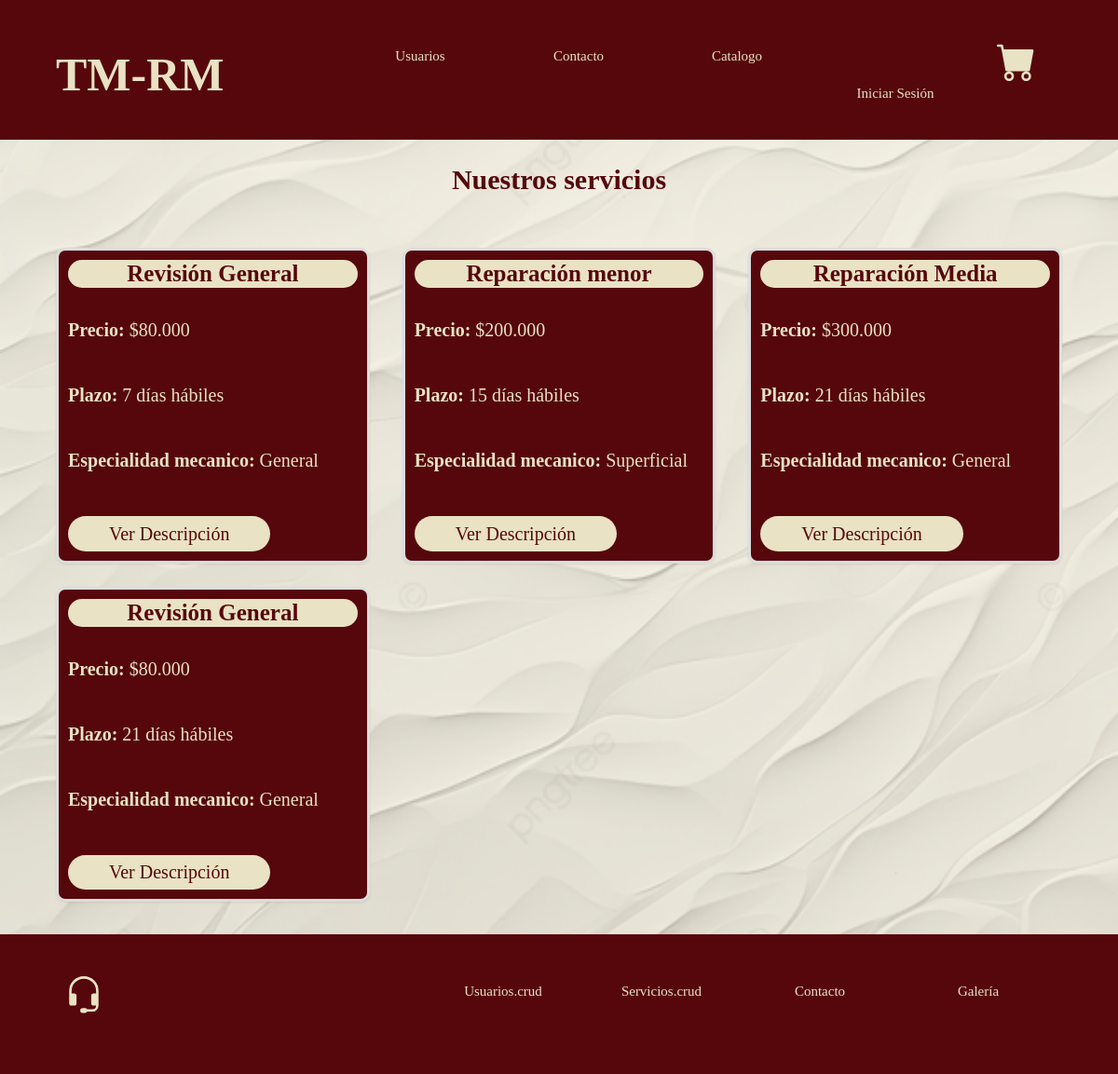
/catalogo, run on the app's committed database.
### taller1/models.py (models this page shows, shortened)
class Servicio(models.Model):
    id_servicio =  models.CharField(primary_key=True, max_length=10)
    nombre_serv =  models.CharField(max_length=20)
    precio = models.CharField(max_length=11)
    plazo_entrega = models.CharField(max_length=20)
    descripcion_servicio = models.CharField(max_length=500)
    especialidad_me = models.CharField(max_length=100, blank=True, null=True)

### taller1/views.py (the view)
# urls.py: path('catalogo', views.servicios, name='catalogo'),  # Aquí mapea la URL /catalogo a la función servicios
def servicios(request):
    servicios = Servicio.objects.all()
    context = {"servicios": servicios}
    return render(request, 'taller1/catalogo.html', context)

### taller1/templates/taller1/catalogo.html (shortened to what this page needs)
{% extends 'taller1/base.html' %}
{% load static %}
{% block content %}
<div>
    <h1 class="subtitulo centrar-texto no-margin">Nuestros servicios</h1>
</div>
<div class="container">
    <div class="row">
        {% for x in servicios %}
        <div class="col-md-4 texto_catalogo">
            <div class="mb-4 shadow-sm p-3 card texto_catalogo">
                <h5 class="text-center titulo_servicio">{{ x.nombre_serv }}</h5>
                <p class="texto_card precio_servicio"><strong>Precio:</strong> {{ x.precio }}</p>
                <p class="texto_card plazo_servicio"><strong>Plazo:</strong> {{ x.plazo_entrega }}</p>
                <p class="texto_card plazo_servicio"><strong>Especialidad mecanico:</strong> {{ x.especialidad_me }}</p>
                <button type="button" class="btn btn-primary boton__modal"
                        data-bs-toggle="modal"
                        data-bs-target="#serviceModal"
                        data-nombre="{{ x.nombre_serv }}"
                        data-descripcion="{{ x.descripcion_servicio }}">
                    Ver Descripción
                </button>
            </div>
        </div>
        {% endfor %}
    </div>
</div>
{% endblock %}

### taller1/static/css/Styles.css (style rules this page uses)
:root { --ColorPrincipal: #56070C; --colorSecundario: #e9e2c4; --colorFormularioFondo: #56070ce0; --colorFormulario: #eae2c337; --fuenteHeading: 'Segoe UI', Tahoma, Geneva, Verdana, sans-serif --fuenteParrafos: 'Open Sans', sans-serif; }
html { box-sizing: border-box; font-size: 62.5%; }
*, *:before, *:after { box-sizing: inherit; }
body { font-family: var(--fuenteParrafos); font-size: 1rem; line-height: 2; margin: 0; background-image: url('/static/img/fondo2.png'); background-size: cover; background-attachment: fixed; }
h1, h2, h3, h4 { font-family: var(--fuenteHeading); line-height: 1.2; }
h1 { font-size: 7rem; }
.no-margin { margin: 0; }
.centrar-texto { text-align: center; }
.subtitulo { color: var(--ColorPrincipal); font-size: 3rem; font-family: var(--fuenteHeading); margin: 2.5rem; font-weight: 800; }
.card { background-color: var(--ColorPrincipal); margin: 1rem; padding: 1.5rem; }
.boton__modal { border: none; outline: 0; color: var(--colorSecundario); background-color: var(--colorFormularioFondo); text-align: center; cursor: pointer; width: 100%; font-size: 2rem; }
.container { margin-top: 2rem; padding: 2rem; }
.row { display: flex; flex-wrap: wrap; }
.card { border-radius: 10px; border: 3px solid #ddd; transition: transform 0.3s, box-shadow 0.3s; }
.titulo_servicio { font-size: 2.5em; color: var(--ColorPrincipal); font-weight: bold; background-color: var(--colorSecundario); border-radius: 1em; }
.precio_servicio, .plazo_servicio { font-size: 2em; color: var(--colorSecundario); }
.texto_card { margin-bottom: 10px; margin-top: 2rem; }
.boton__modal { width: 70%; text-align: center; margin-top: 3rem; border-radius: 1em; }
.btn-primary { background-color: var(--colorSecundario); border-color: var(--colorSecundario); color: var(--ColorPrincipal); font-size: 2rem; border-radius: 1em; }

### data on the page
Servicio: nombre_serv "Revisión General", precio "$80.000", plazo_entrega "7 días hábiles", especialidad_me "General"
Servicio: nombre_serv "Reparación menor", precio "$200.000", plazo_entrega "15 días hábiles", especialidad_me "Superficial"
Servicio: nombre_serv "Reparación Media", precio "$300.000", plazo_entrega "21 días hábiles", especialidad_me "General"
Servicio: nombre_serv "Revisión General", precio "$80.000", plazo_entrega "21 días hábiles", especialidad_me "General"
